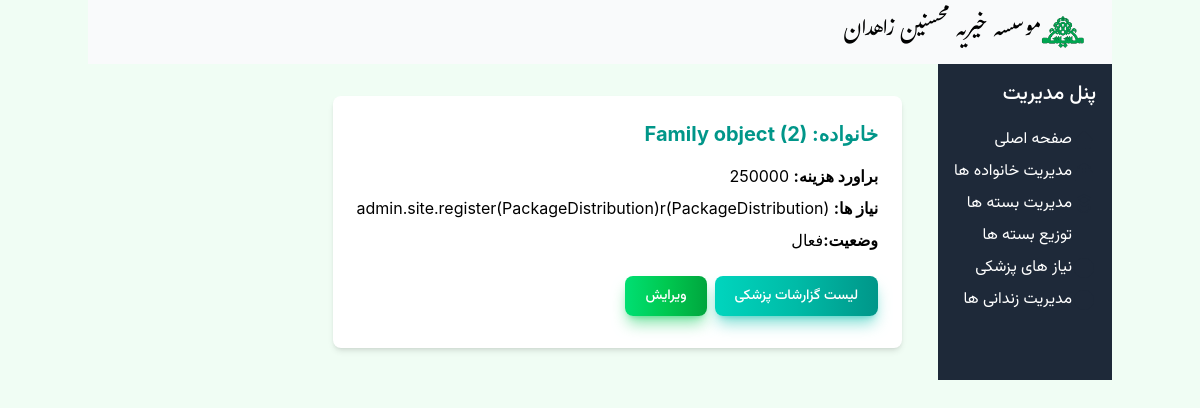
The page /medicalaids/1/detail on the database its author committed.
### Mohsenin/models.py (models this page shows, shortened)
class MedicalAid(models.Model):
    family = models.ForeignKey(Family, on_delete=models.CASCADE)
    medical_needs = models.TextField()
    estimated_cost = models.DecimalField(max_digits=10, decimal_places=0)
    is_active = models.BooleanField(default=True)

class Family(models.Model):
    doc_code = models.IntegerField('شماره پرونده')
    need_level = models.IntegerField('سطح نیاز', default=1, choices=NEED_LEVEL_CHOICE)
    family_type = models.IntegerField('نوع نیازمندی', default=1, choices=FAMILY_TYPE_CHOICES)
    guardian = models.ForeignKey('Person', verbose_name='سرپرست خانوار', on_delete=models.SET_NULL, related_name='guardianship', null=True)
    address = models.CharField('آدرس',max_length=255)
    contact_number = models.CharField('شماره تماس',max_length=15, blank=True, null=True)
    postal_code = models.CharField('کدپستی',max_length=10, blank=True, null= True)
    distlist = models.ForeignKey(Dist, verbose_name='لیست توزیع',on_delete=models.SET_NULL, null=True)
    is_active = models.BooleanField('تحت پوشش',default=True)  # To track if the family is currently receiving support

### Mohsenin/views.py (the view)
# urls.py: path("medicalaids/<int:pk>/detail", views.MedicalAidDetailView.as_view(), name="medicalaid_detail"),
class MedicalAidDetailView(DetailView):
    template_name = "Medicalaid/medicalaid_detail.html"
    model = MedicalAid
    context_object_name = "medicalaid"

### Mohsenin/templates/Medicalaid/medicalaid_detail.html
{% extends "base.html" %}
{% block content %}
<div class="container mx-auto py-8 px-4">
    <div class="bg-white rounded-lg shadow-md p-6">
        <h2 class="text-xl font-bold text-teal-600 mb-4">خانواده: {{ medicalaid.family }}</h2>
        <p class="mb-2"><strong>براورد هزینه:</strong> {{ medicalaid.estimated_cost }}</p>
        <p class="mb-2"><strong>نیاز ها:</strong> {{ medicalaid.medical_needs }}</p>
        <p class="mb-2"><strong>وضعیت:</strong>{% if medicalaid.is_active %}فعال{% else %}غیر فعال{% endif %}</p>
        <div class="mt-6 flex space-x-4">
        <a href="{% url 'medicalaid_list' %}" class="text-white bg-gradient-to-r from-teal-400 via-teal-500 to-teal-600 hover:bg-gradient-to-br focus:ring-4 focus:outline-none focus:ring-teal-300 dark:focus:ring-teal-800 shadow-lg shadow-teal-500/50 dark:shadow-lg dark:shadow-teal-800/80 vazir-medium rounded-lg text-sm px-5 py-2.5 text-center me-2 mb-2">لیست گزارشات پزشکی</a>
        <a href="{% url 'medicalaid_update' medicalaid.id %}" class="text-white bg-gradient-to-r from-green-400 via-green-500 to-green-600 hover:bg-gradient-to-br focus:ring-4 focus:outline-none focus:ring-green-300 dark:focus:ring-green-800 shadow-lg shadow-green-500/50 dark:shadow-lg dark:shadow-green-800/80 vazir-medium rounded-lg text-sm px-5 py-2.5 text-center me-2 mb-2">ویرایش</a>
        </div>
    </div>
</div>
{% endblock %}

### rows shown on the page
MedicalAid: family "Family object (2)", estimated_cost "250000", medical_needs "admin.site.register(PackageDistribution)r(PackageDistribution)"
